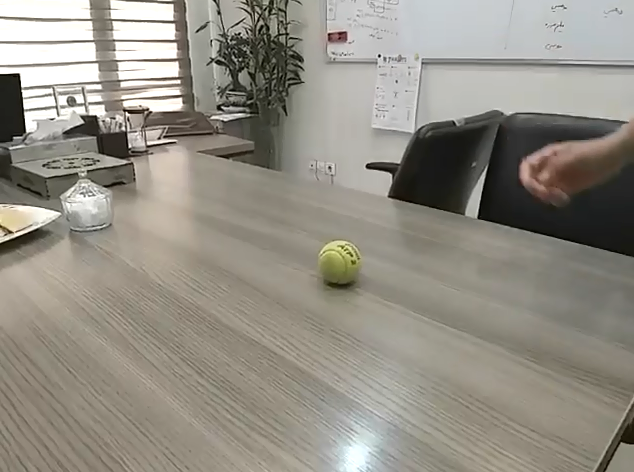
#> input picture lessons/opencv 2nd session/ball.png, 634 x 472 px
$ python convert_gray.py
#> lines starting #> are read from the running program, lines starting #| are printed output that depends on the picture; after the words box and inside, x2 and y2 are one past the last pixel; in counts of white or black regions, pixels touching at a corner belong together
import cv2
import numpy as np

img = cv2.imread("ball.png")
#> img is the input picture: shape (472, 634, 3); mean B, G, R 133.2, 143, 147.1

lower = np.array([28, 77, 82])
upper = np.array([154, 255, 255])

hsv_img = cv2.cvtColor(img, cv2.COLOR_BGR2HSV) # converts to hsv (hue saturation value)
#> hsv_img: shape (472, 634, 3); mean H, S, V 25.9, 29.4, 147.6

bin_img = cv2.inRange(hsv_img, lower, upper) # converts from hsv to binay range
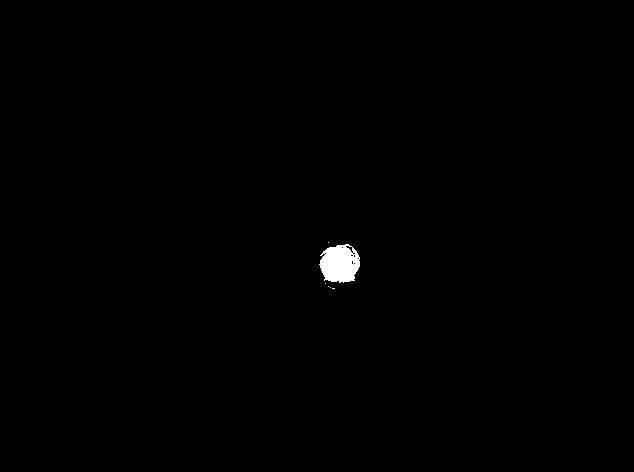
#> bin_img: shape (472, 634); 0.41% white; 6 white regions (5 under 20 px), largest, box (x1, y1, x2, y2) and area: (319, 244, 360, 283) 1205

out_img = cv2.bitwise_and(img, img, mask=bin_img) # just returns the important parts (actuall filters the parts that arent in mask)

cv2.imshow("window", out_img)
cv2.waitKey(0)
cv2.destroyAllWindows()
